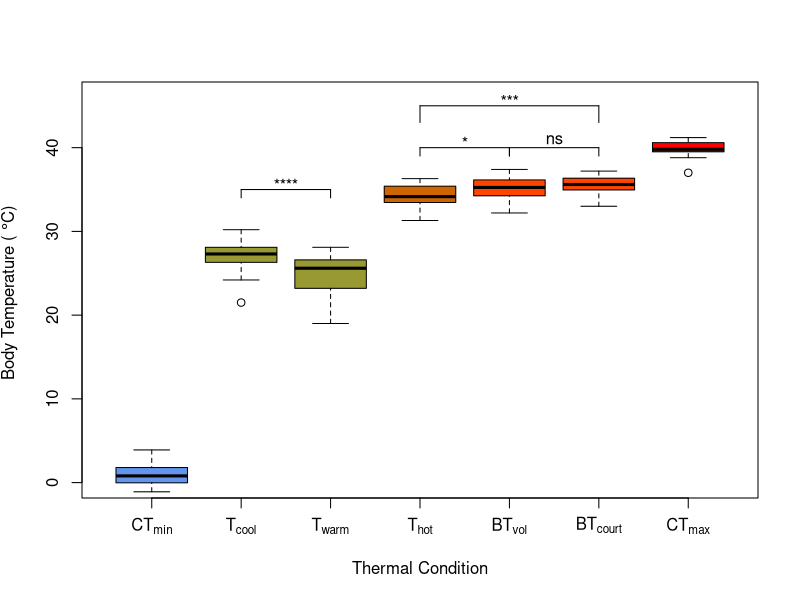

Here is the R script that generated this plot:
# this will generate boxplots for body temperarture data of male red-sided garter snakes

#clear environment
rm(list=ls())+dev.off()

# Upload data
df <- read.table("2017_temps.tab", header = TRUE)
head(df)

summary(df)

# Run t-tests        
test1 <- t.test(x=df$BTvol,y=df$BTcourt)
test1

test2 <- t.test(x=df$Twarm,y=df$Tcool)
test2

test3 <- t.test(x=df$Thot,y=df$BTvol)
test3

test4 <- t.test(x=df$Thot,y=df$BTcourt)
test4

#run anova on behavioral max temps
#setup data
df_long <- data.frame(
  value = c(df$Thot, df$BTvol, df$BTcourt),
  group = factor(rep(c("Thot", "BTvol", "BTcourt"), each = nrow(df)))
)
#run anova
anova_result <- aov(value ~ group, data = df_long)
summary(anova_result)
# test what is different
TukeyHSD(anova_result)



# create Boxplot with y-axis limit to 50
boxplot(df, 
        xlab = "Thermal Condition",
        ylab = expression("Body Temperature ( "*degree*C*") "), 
        names = c(expression(CT[min]),
                  expression(T[cool]),
                  expression(T[warm]),
                  expression(T[hot]),
                  expression(BT[vol]), 
                  expression(BT[court]), 
                  expression(CT[max])),
        col = c("cornflowerblue", "#999933", "#999933", 
                "darkorange3", "orangered", "orangered", "red"),
        ylim = c(0, 46))



# Add significance bars and p-values manually (adjust positions as needed)


# test1 (bracket between boxes 5 and 6)
y_bracket1 <- 40  # height of the horizontal part of the bracket
tick_height1 <- 1  # height of the vertical ticks

# vertical ticks
segments(x0 = 5, x1 = 5, y0 = y_bracket1, y1 = y_bracket1 - tick_height1)
segments(x0 = 6, x1 = 6, y0 = y_bracket1, y1 = y_bracket1 - tick_height1)

# horizontal bar
segments(x0 = 5, x1 = 6, y0 = y_bracket1, y1 = y_bracket1)

# annotation
text(x = 5.5, y = y_bracket1 + 1, labels = "ns")


# test2 (bracket between boxes 2 and 3)
y_bracket2 <- 35
tick_height2 <- 1

segments(x0 = 2, x1 = 2, y0 = y_bracket2, y1 = y_bracket2 - tick_height2)
segments(x0 = 3, x1 = 3, y0 = y_bracket2, y1 = y_bracket2 - tick_height2)
segments(x0 = 2, x1 = 3, y0 = y_bracket2, y1 = y_bracket2)

text(x = 2.5, y = y_bracket2 + 1, labels = "****")

#test3

y_bracket3 <- 40
tick_height3 <- 1

segments(x0 = 5, x1 = 5, y0 = y_bracket3, y1 = y_bracket3 - tick_height3)
segments(x0 = 4, x1 = 4, y0 = y_bracket3, y1 = y_bracket3 - tick_height3)
segments(x0 = 4, x1 = 5, y0 = y_bracket3, y1 = y_bracket3)

text(x = 4.5, y = y_bracket3 + 1, labels = "*")

#test4

y_bracket4 <- 45
tick_height4 <- 2

segments(x0 = 6, x1 = 6, y0 = y_bracket4, y1 = y_bracket4 - tick_height4)
segments(x0 = 4, x1 = 4, y0 = y_bracket4, y1 = y_bracket4 - tick_height4)
segments(x0 = 4, x1 = 6, y0 = y_bracket4, y1 = y_bracket4)

text(x = 5, y = y_bracket4 + 1, labels = "***")

